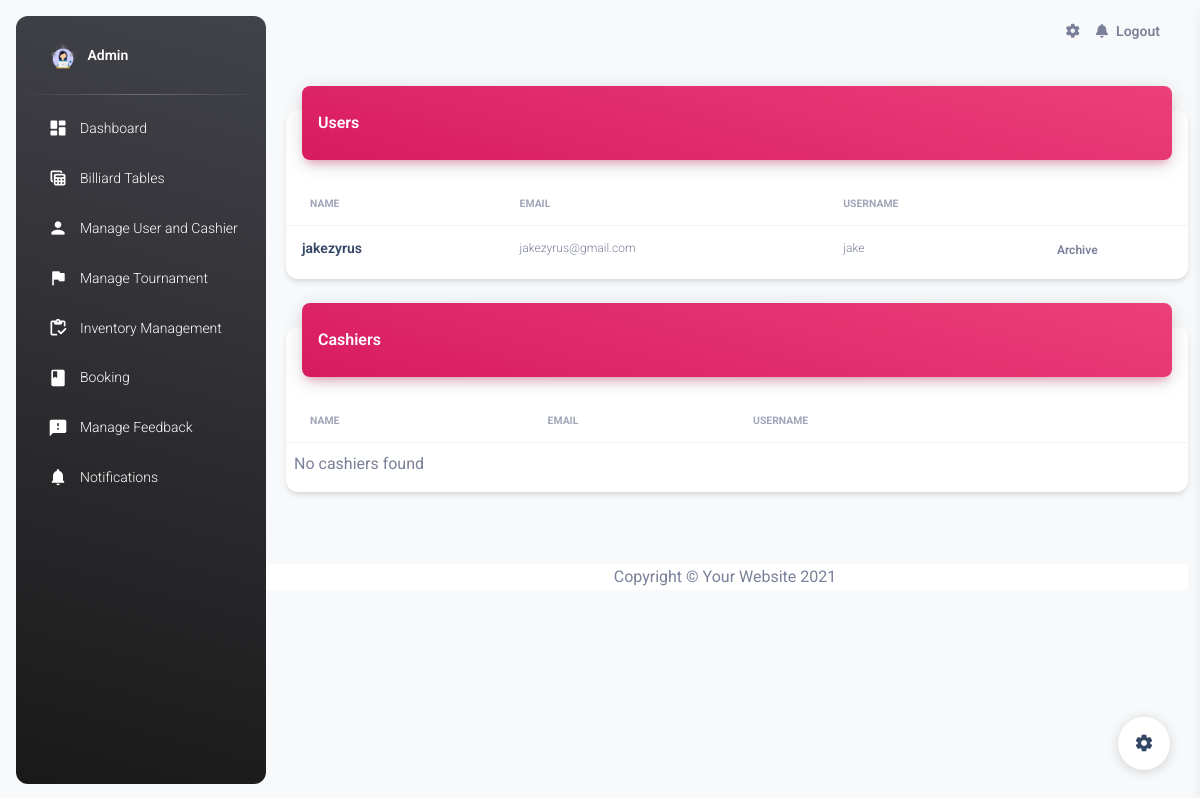
The page /manage_user.php on the database as committed earlier.
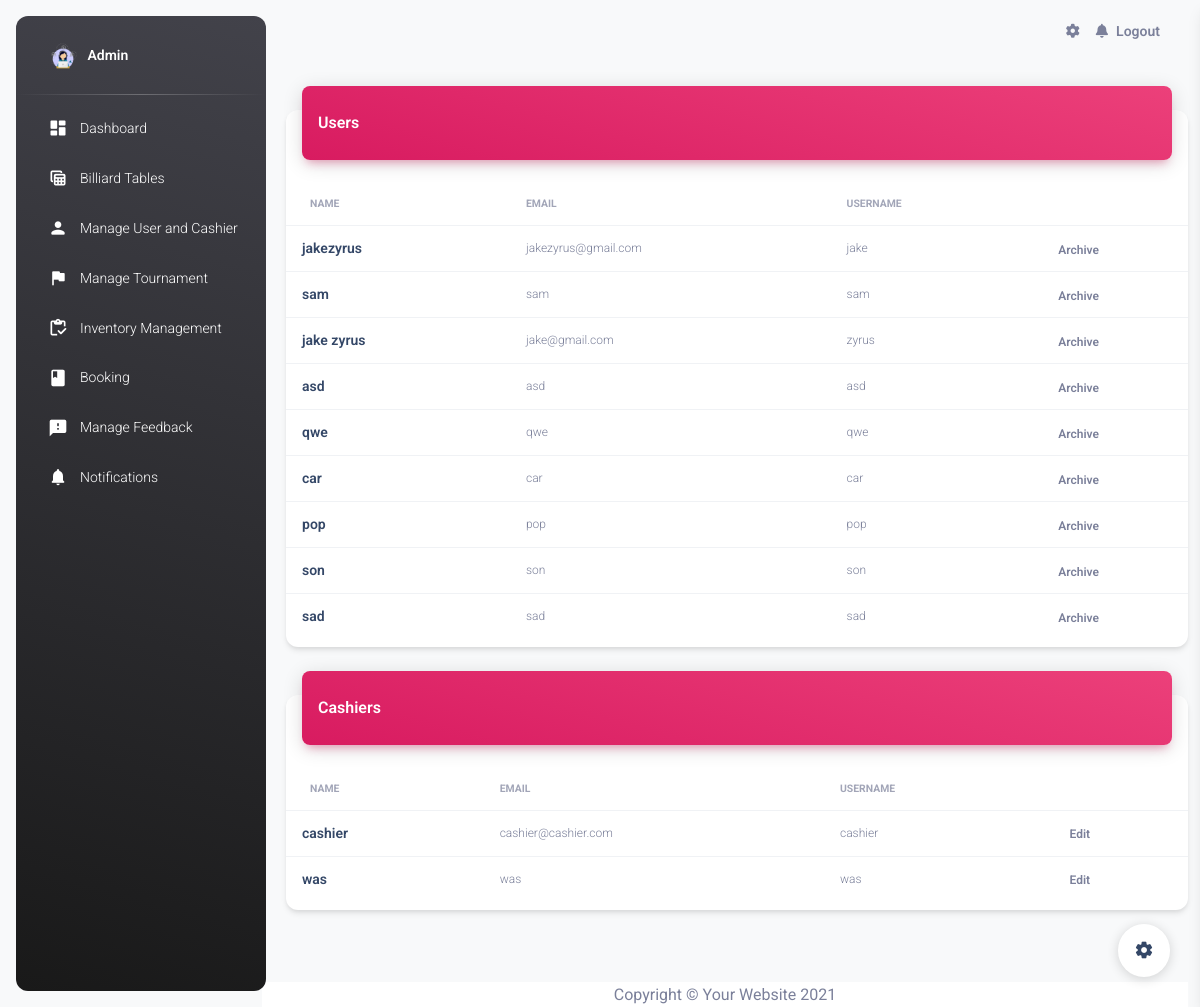
The same page on the database as committed later.
### tables this page shows
CREATE TABLE `users` (
  `user_id` int(11) NOT NULL,
  `name` varchar(100) NOT NULL,
  `email` text NOT NULL,
  `username` varchar(50) NOT NULL,
  `password` varchar(100) NOT NULL,
  `role` varchar(100) NOT NULL
);

### manage_user.php (the view, shortened to what the changed rows need)
<!DOCTYPE html>
<html lang="en">
   <head>
      <link href="./assets/css/nucleo-icons.css" rel="stylesheet" />
      <link href="./assets/css/nucleo-svg.css" rel="stylesheet" />
      <link id="pagestyle" href="./assets/css/material-dashboard.css?v=3.1.0" rel="stylesheet" />
      <link href="vendor/fontawesome-free/css/all.min.css" rel="stylesheet" type="text/css">
   </head>
   <body class="g-sidenav-show  bg-gray-100">
      <main class="main-content border-radius-lg ">
         <?php
            include 'conn.php';
            $sql_users = "SELECT user_id, name, email, username FROM users WHERE role = 'user'";
            $stmt_users = $conn->prepare($sql_users);
            $stmt_users->execute();
            $users = $stmt_users->fetchAll(PDO::FETCH_ASSOC);
            $sql_cashiers = "SELECT user_id, name, email, username FROM users WHERE role = 'cashier'";
            $stmt_cashiers = $conn->prepare($sql_cashiers);
            $stmt_cashiers->execute();
            $cashiers = $stmt_cashiers->fetchAll(PDO::FETCH_ASSOC);
            ?>
            <div class="container-fluid py-4">
                <div class="row">
                    <div class="col-12">
                        <div class="card my-4">
                            <div class="card-body px-0 pb-2">
                                <div class="table-responsive p-0">
                                    <table class="table align-items-center mb-0">
                                        <thead>
                                            <tr>
                                                <th class="text-uppercase text-secondary text-xxs font-weight-bolder opacity-7">Name</th>
                                                <th class="text-uppercase text-secondary text-xxs font-weight-bolder opacity-7 ps-2">Email</th>
                                                <th class="text-uppercase text-secondary text-xxs font-weight-bolder opacity-7 ps-2">Username</th>
                                                <th class="text-secondary opacity-7"></th>
                                            </tr>
                                        </thead>
                                        <tbody>
                                            <?php
                                            if (!empty($users)) {
                                                foreach ($users as $user) {
                                                    echo '<tr>' .
                                                            '<td>' .
                                                                '<div class="d-flex px-2 py-1">' .
                                                                    '<div class="d-flex flex-column justify-content-center">' .
                                                                        '<h6 class="mb-0 text-sm">' . htmlspecialchars($user["name"]) . '</h6>' .
                                                                    '</div>' .
                                                                '</div>' .
                                                            '</td>' .
                                                            '<td>' .
                                                                '<p class="text-xs text-secondary mb-0">' . htmlspecialchars($user["email"]) . '</p>' .
                                                            '</td>' .
                                                            '<td>' .
                                                                '<p class="text-xs text-secondary mb-0">' . htmlspecialchars($user["username"]) . '</p>' .
                                                            '</td>' .
                                                            '<td class="align-middle">' .
                                                                '<a href="javascript:;" class="text-secondary font-weight-bold text-xs" data-toggle="tooltip" data-original-title="Edit user">' .
                                                                'Archive' .
                                                                '</a>' .
                                                            '</td>' .
                                                        '</tr>';
                                                }
                                            } else {
                                                echo '<tr><td colspan="4">No users found</td></tr>';
                                            }
                                            ?>
                                        </tbody>
                                    </table>
                                </div>
                            </div>
                        </div>
                    </div>
                </div>
                <div class="row">
                    <div class="col-12">
                        <div class="card my-4">
                            <div class="card-body px-0 pb-2">
                                <div class="table-responsive p-0">
                                    <table class="table align-items-center mb-0">
                                        <thead>
                                            <tr>
                                                <th class="text-uppercase text-secondary text-xxs font-weight-bolder opacity-7">Name</th>
                                                <th class="text-uppercase text-secondary text-xxs font-weight-bolder opacity-7 ps-2">Email</th>
                                                <th class="text-uppercase text-secondary text-xxs font-weight-bolder opacity-7 ps-2">Username</th>
                                                <th class="text-secondary opacity-7"></th>
                                            </tr>
                                        </thead>
                                        <tbody>
                                            <?php
                                            if (!empty($cashiers)) {
                                                foreach ($cashiers as $cashier) {
                                                    echo '<tr>' .
                                                            '<td>' .
                                                                '<div class="d-flex px-2 py-1">' .
                                                                    '<div class="d-flex flex-column justify-content-center">' .
                                                                        '<h6 class="mb-0 text-sm">' . htmlspecialchars($cashier["name"]) . '</h6>' .
                                                                    '</div>' .
                                                                '</div>' .
                                                            '</td>' .
                                                            '<td>' .
                                                                '<p class="text-xs text-secondary mb-0">' . htmlspecialchars($cashier["email"]) . '</p>' .
                                                            '</td>' .
                                                            '<td>' .
                                                                '<p class="text-xs text-secondary mb-0">' . htmlspecialchars($cashier["username"]) . '</p>' .
                                                            '</td>' .
                                                            '<td class="align-middle">' .
                                                                '<a href="javascript:;" class="text-secondary font-weight-bold text-xs" data-toggle="tooltip" data-original-title="Edit user">' .
                                                                'Edit' .
                                                                '</a>' .
                                                            '</td>' .
                                                        '</tr>';
                                                }
                                            } else {
                                                echo '<tr><td colspan="4">No cashiers found</td></tr>';
                                            }
                                            ?>
                                        </tbody>
                                    </table>
                                </div>
                            </div>
                        </div>
                    </div>
                </div>
            </div>
      </main>
   </body>
</html>

Rows that differ between the two databases and show on the page:
added users: name "sam", email "sam", username "sam", shown under "Users"
added users: name "jake zyrus", email "jake@gmail.com", username "zyrus", shown under "Users"
added users: name "asd", email "asd", username "asd", shown under "Users"
added users: name "qwe", email "qwe", username "qwe", shown under "Users"
added users: name "car", email "car", username "car", shown under "Users"
added users: name "pop", email "pop", username "pop", shown under "Users"
added users: name "son", email "son", username "son", shown under "Users"
added users: name "sad", email "sad", username "sad", shown under "Users"
added users: name "cashier", email "cashier@cashier.com", username "cashier", shown under "Cashiers"
added users: name "was", email "was", username "was", shown under "Cashiers"
Other text that changed with them:
text no longer shown: "No cashiers found"
